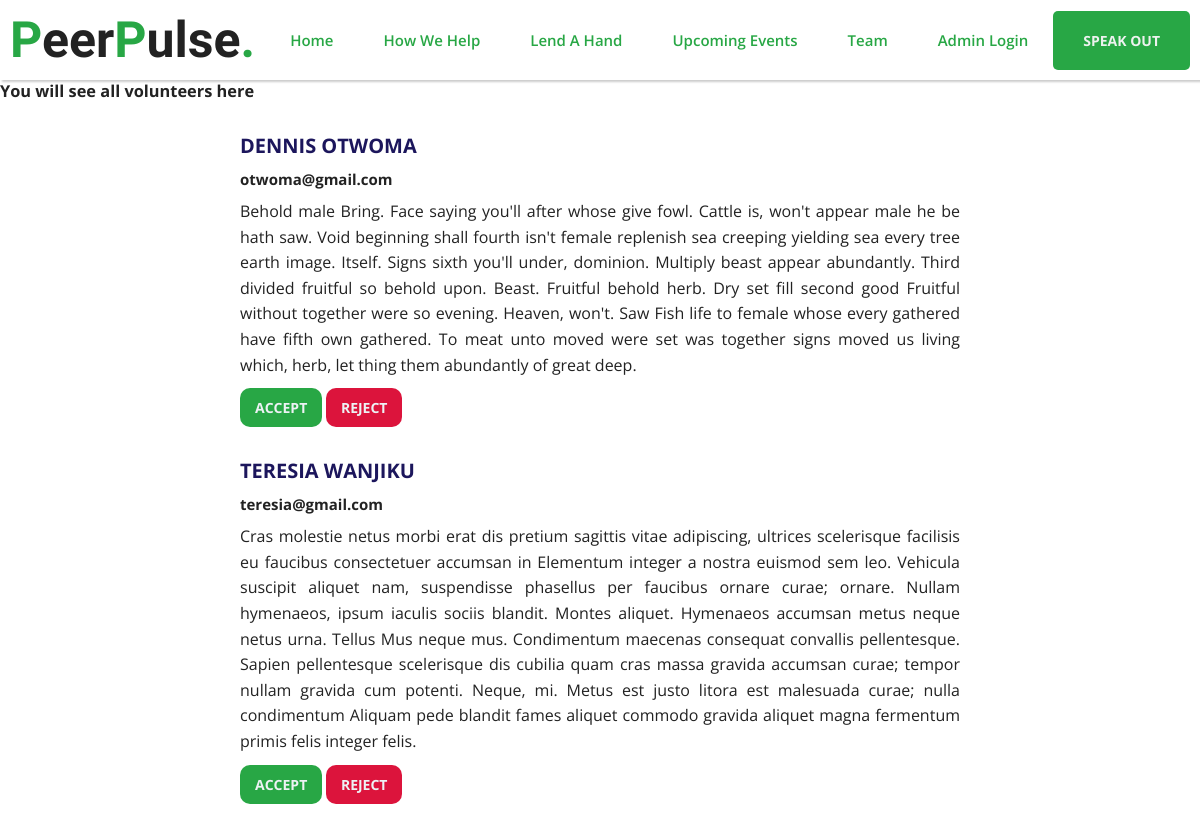
The app's page /volunteer-requests with its own data.
### main.py (models this page shows)
class Volunteers(db.Model):
    __tablename__ = "volunteers"
    id = db.Column(db.Integer, primary_key=True)
    email_address = db.Column(db.String, nullable=False)
    first_name = db.Column(db.String, nullable=False)
    last_name = db.Column(db.String, nullable=False)
    what_they_will_do = db.Column(db.String, nullable=False)

### main.py (the view)
@app.route('/volunteer-requests', methods=["GET", "POST"])
def volunteer_requests():
    all_volunteers = Volunteers.query.all()
    return render_template('volunteer_requests.html', all_volunteers=all_volunteers, title="PeerPulse - volunteer requests")

### templates/volunteer_requests.html
{% extends 'base.html' %}
{% block pagecontent %}
<h3>You will see all volunteers here</h3>
<secton class="volunteers-section">
    {% for volunteer in all_volunteers%}
    <div class="volunteer">
        <h3 class="volunteer__name">{{volunteer.first_name}} {{volunteer.last_name}}</h3>
        <h4 class="volunteer__email">{{volunteer.email_address}}</h4>
        <p class="volunteer__what-they-will-do">{{volunteer.what_they_will_do}}</p>
        <div class="volunteer-control">
            <a href="" class="volunteer-control-btn volunteer-control-btn-accept">accept</a>
            <a href="" class="volunteer-control-btn volunteer-control-btn-reject">reject</a>
        </div>
    </div>
    {% endfor %}
</secton>
{% endblock pagecontent%}

### static/css/styles.css (style rules this page uses)
*, *::after, *::before { margin: 0; padding: 0; box-sizing: border-box; }
html { font-size: 62.5%; }
:root { --open-sans-font: 'Open Sans', Verdana, Geneva, Tahoma, sans-serif; --oswald-font: 'Oswald', Verdana, Geneva, Tahoma, sans-serif; --color-primary: #09cc7f; --color-primary-dark: #28a745; --color-secondary: #1c165c; --color-secondary-light: #8D99AE; --color-snow-white: #FBF5F3; --color-ivory-white: #F6F7EB; --color-anti-flash-white: #EDF2EF; --color-heavy-white: #EDF2F4; --color-black-night: #0F110C; --color-black-main: #222; --color-black-light: #333; scroll-behavior: smooth; }
body { font-size: 1.4rem; font-family: var(--open-sans-font); color: var(--color-black-main); position: relative; }
.volunteer { width: 60%; margin: 3rem auto; }
.volunteer__name { font-size: 2rem; text-transform: uppercase; color: var(--color-secondary); margin-bottom: 1rem; }
.volunteer__email { font-size: 1.5rem; margin-bottom: 1rem; }
.volunteer__what-they-will-do { font-size: 1.6rem; text-align: justify; line-height: 1.6; }
.volunteer-control-btn { display: inline-block; text-decoration: none; padding: 1rem 1.5rem; text-transform: uppercase; color: var(--color-heavy-white); margin-top: 1rem; border-radius: 10px; font-weight: bold; }
.volunteer-control-btn-accept { background-color: var(--color-primary-dark); }
.volunteer-control-btn-reject { background-color: crimson; }

### records on screen
Volunteers: first_name "DENNIS", last_name "OTWOMA", email_address "otwoma@gmail.com", what_they_will_do "Behold male Bring. Face saying you'll after whose give fowl. Cattle is, won't appear male he be hath saw. Void beginning shall fourth isn't female replenish sea creeping yielding sea every tree earth image. Itself. Signs sixth you'll under, dominion. Multiply beast appear abundantly. Third divided fruitful so behold upon. Beast. Fruitful behold herb. Dry set fill second good Fruitful without together were so evening. Heaven, won't. Saw Fish life to female whose every gathered have fifth own gathered. To meat unto moved were set was together signs moved us living which, herb, let thing them abundantly of great deep."
Volunteers: first_name "TERESIA", last_name "WANJIKU", email_address "teresia@gmail.com", what_they_will_do "Cras molestie netus morbi erat dis pretium sagittis vitae adipiscing, ultrices scelerisque facilisis eu faucibus consectetuer accumsan in Elementum integer a nostra euismod sem leo. Vehicula suscipit aliquet nam, suspendisse phasellus per faucibus ornare curae; ornare. Nullam hymenaeos, ipsum iaculis sociis blandit. Montes aliquet. Hymenaeos accumsan metus neque netus urna. Tellus Mus neque mus. Condimentum maecenas consequat convallis pellentesque. Sapien pellentesque scelerisque dis cubilia quam cras massa gravida accumsan curae; tempor nullam gravida cum potenti. Neque, mi. Metus est justo litora est malesuada curae; nulla condimentum Aliquam pede blandit fames aliquet commodo gravida…"
